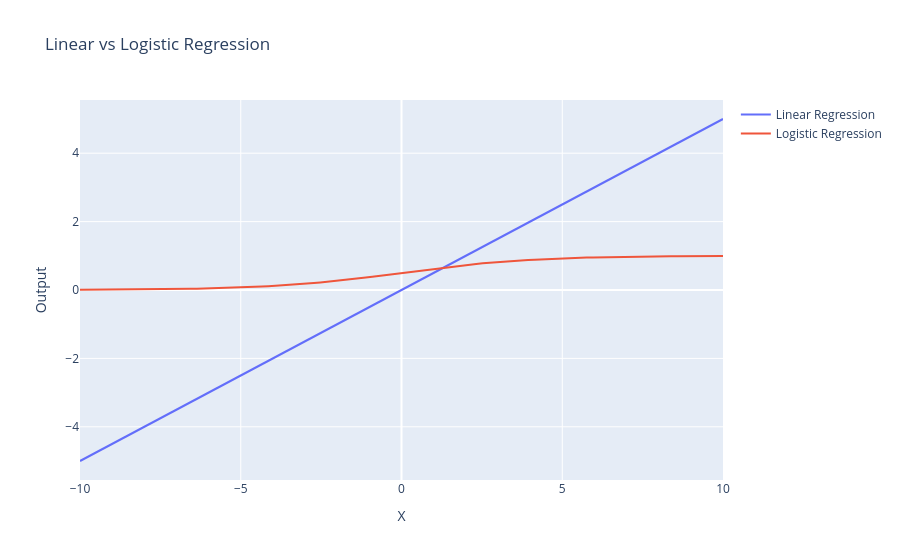

The notebook cell saved with this chart:
### Markdown cell above
로지스틱 회귀의 기본 컨셉과 선형회귀와의 차이점을 기반으로 Plotly를 이용하여 시각화를 통해 설명하세요

### Code cell
import numpy as np
import plotly.graph_objects as go

# 데이터 생성
x = np.linspace(-10, 10, 100)

# 선형회귀 (직선)
y_linear = 0.5 * x

# 로지스틱 함수 (sigmoid)
y_logistic = 1 / (1 + np.exp(-0.5 * x))

# 그래프 생성
fig = go.Figure()

# 선형회귀
fig.add_trace(go.Scatter(
    x=x,
    y=y_linear,
    mode='lines',
    name='Linear Regression'
))

# 로지스틱 회귀
fig.add_trace(go.Scatter(
    x=x,
    y=y_logistic,
    mode='lines',
    name='Logistic Regression'
))

# 레이아웃
fig.update_layout(
    title="Linear vs Logistic Regression",
    xaxis_title="X",
    yaxis_title="Output",
)

fig.show()
